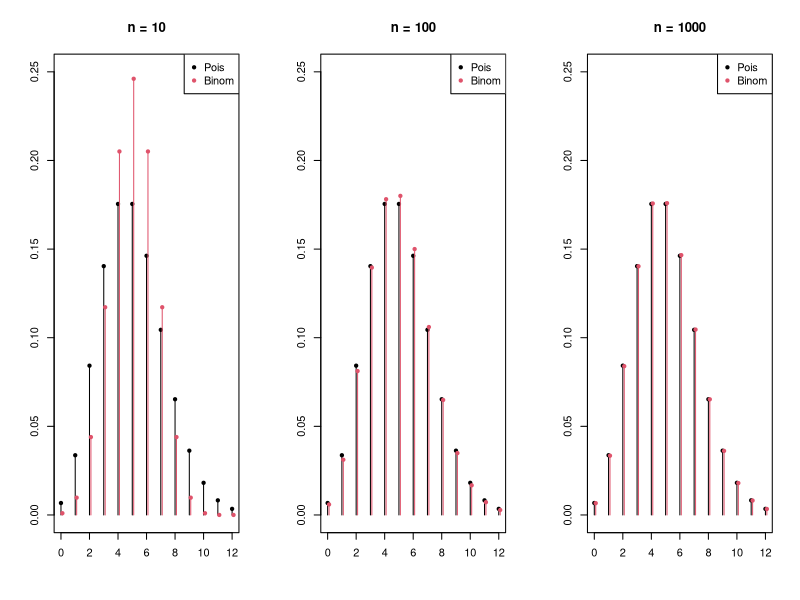

Reproduce this figure in R.
png(file="solution.png")
  lambda <- 5
  grid <- 0:12
  n <- c(10, 100, 1000)
  
  par(mfrow = c(1, 3))
  for (i in 1:length(n)) {
    plot(grid , dpois(grid, lambda) , main = paste("n =", n[i]), type = "h",
         ylim = c(0, 0.25), xlab = "", ylab = "", col = 1)

    points( grid, dpois(grid, lambda), col = 1, pch = 20)

    points( (grid) +0.1, dbinom(grid, size = n[i], p = lambda/n[i]) , type = "h", col = 2)

    points((grid)+0.1, dbinom(grid, size = n[i], p = lambda/n[i]) , col = 2, pch = 20)

    legend("topright", pch = 20, legend = c("Pois", "Binom"), col = c(1, 2))
  }
dev.off()
